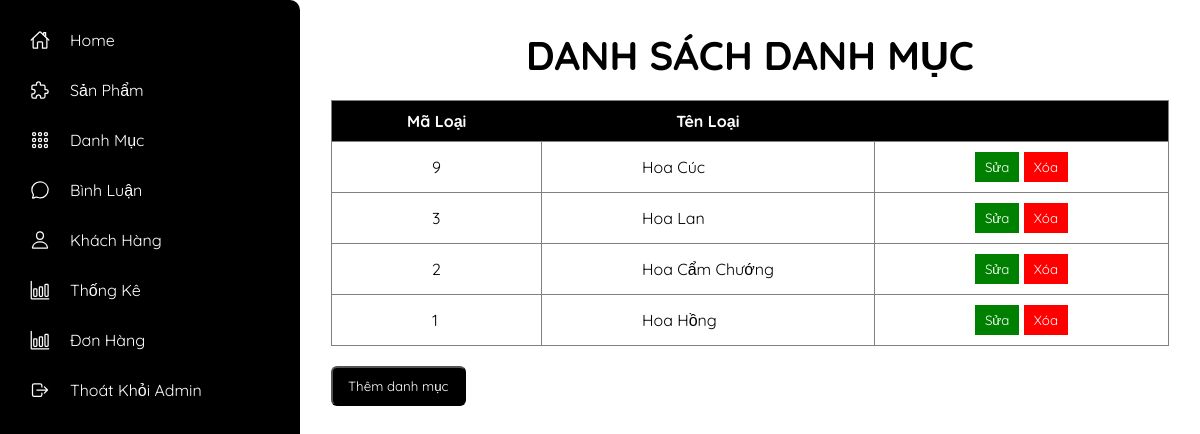
Page /Admin/index.php?act=Category on the committed database.
### tables this page shows
CREATE TABLE `categories` (
  `CategoryID` int(11) NOT NULL,
  `CategoryName` varchar(255) NOT NULL
);

### Model/Connect.php (called while the page is built, shortened)
<?php
function pdo_get_connection()
{
    $conn = "mysql:host=localhost;dbname=duan1;charset=utf8";
    $username = 'root';
    $password = '';
    $conn = new PDO($conn, $username, $password);
    $conn->setAttribute(PDO::ATTR_ERRMODE, PDO::ERRMODE_EXCEPTION);
    return $conn;
}
function pdo_query($sql)
{
    $sql_args = array_slice(func_get_args(), 1);
    try {
        $conn = pdo_get_connection();
        $stmt = $conn->prepare($sql);
        $stmt->execute($sql_args);
        $rows = $stmt->fetchAll();
        return $rows;
    } catch (PDOException $e) {
        throw $e;
    } finally {
        unset($conn);
    }
}

### Model/Categories.php (called while the page is built, shortened)
<?php
function renderCategories()
{
    $sql = "SELECT * FROM categories order by CategoryID desc";
    $renderCategories = pdo_query($sql);
    return $renderCategories;
}

### Admin/Category/Category.php (the view)
<div class="category">
    <div class="category_table">
        <h1>Danh sách danh mục</h1>
        <table border="1">
            <th class="th_cate">
                <p>Mã Loại</p>
            </th>
            <th class="th_cate">
                <p>Tên Loại</p>
            </th>
            <th class="th_cate"></th>
            <?php
            foreach ($listCategory as $category) {
                extract($category);
                $delCategory = 'index.php?act=delCategory&CategoryID=' . $CategoryID;
                $update = 'index.php?act=update&CategoryID=' . $CategoryID;
                echo '
                      <tr class="td_cate">
                      <td class="td_cate">' . $CategoryID . '</td>
                      <td class="td_cate">' . $CategoryName . '</td>
                      <td class="td_cate">
                      <a href="' . $update . '"><input class="edit_category" type="button" name="" value="Sửa"></a>
                      <a href="' . $delCategory . '"><input onclick="return confirm(\'Bạn có muốn xóa không\')" class="del_category" type="button" name="" value="Xóa"></a>
                      </td>
                      </tr>
                        ';
            }
            ?>
        </table>
        <button class="btn">
            <a href="index.php?act=addCategory">Thêm danh mục</a>
        </button>
    </div>
</div>

### Admin/Views/Css/Admin.css (style rules this page uses)
:root { --primary-clr: #7522e6; --black-bg: #000; --dark-text-clr: #fff; --light-text-clr: #fff; }
* { margin: 0; padding: 0; box-sizing: border-box; font-family: "Quicksand", sans-serif; }
body { align-items: center; justify-content: center; }
.category { display: flex; justify-content: center; align-items: center; padding-top: 30px; }
.category h1 { text-align: center; padding-bottom: 20px; text-transform: uppercase; font-size: 40px; }
table { border-collapse: collapse; }
.th_cate { border: none; padding: 10px 100px; background-color: #000; color: #fff; }
.th_cate { font-size: 16px; font-weight: bold; }
.td_cate { padding: 10px 100px; }
.tr_cate, .th_cate { padding: 10px 20px; text-align: center; }
.edit_category { padding: 7px 10px; background: green; color: #fff; border: none; }
.del_category { padding: 7px 10px; background-color: red; color: #fff; border: none; }
.btn { margin-top: 20px; padding: 10px 15px; background: #000; border-radius: 6px; }
.btn a { text-decoration: none; color: #fff; }

### rows in the picture
categories: CategoryID "9", CategoryName "Hoa Cúc"
categories: CategoryID "3", CategoryName "Hoa Lan"
categories: CategoryID "2", CategoryName "Hoa Cẩm Chướng"
categories: CategoryID "1", CategoryName "Hoa Hồng"
